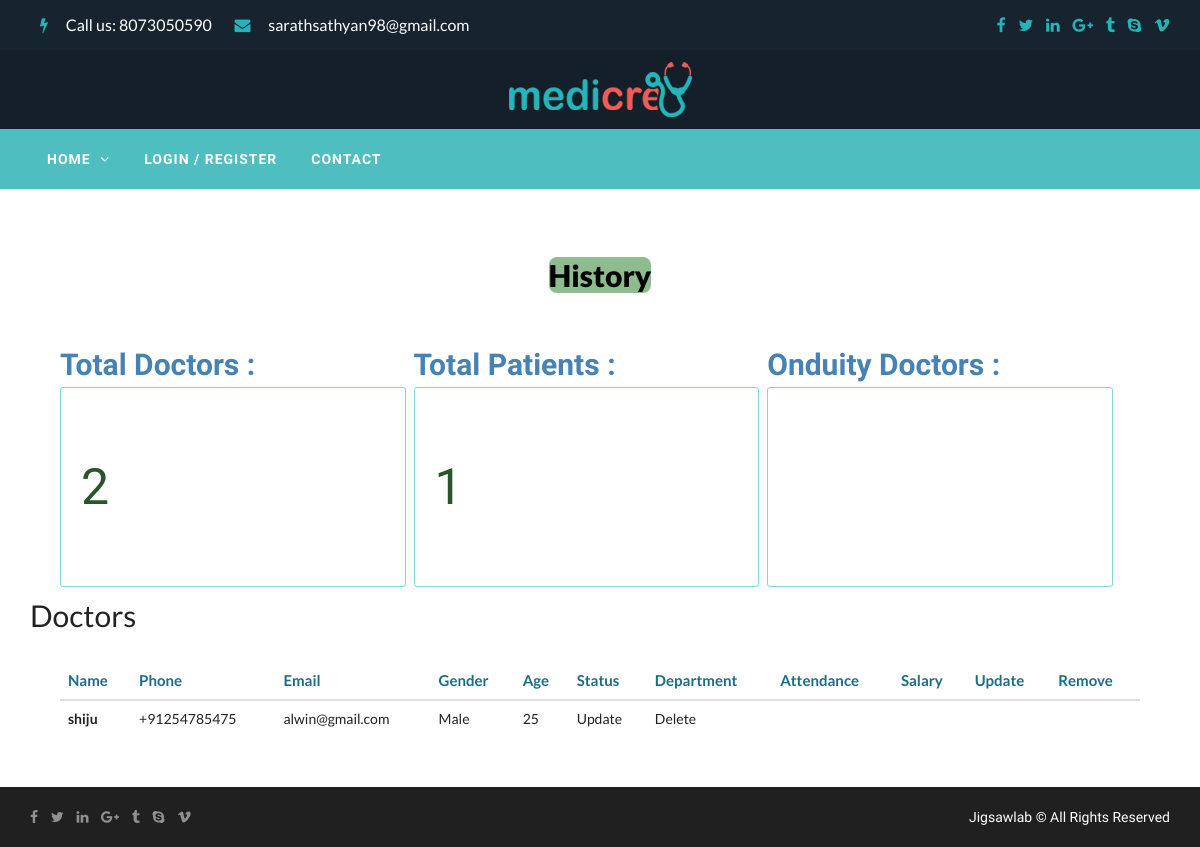
/hrDashboard/, run on an earlier commit of the app's database.
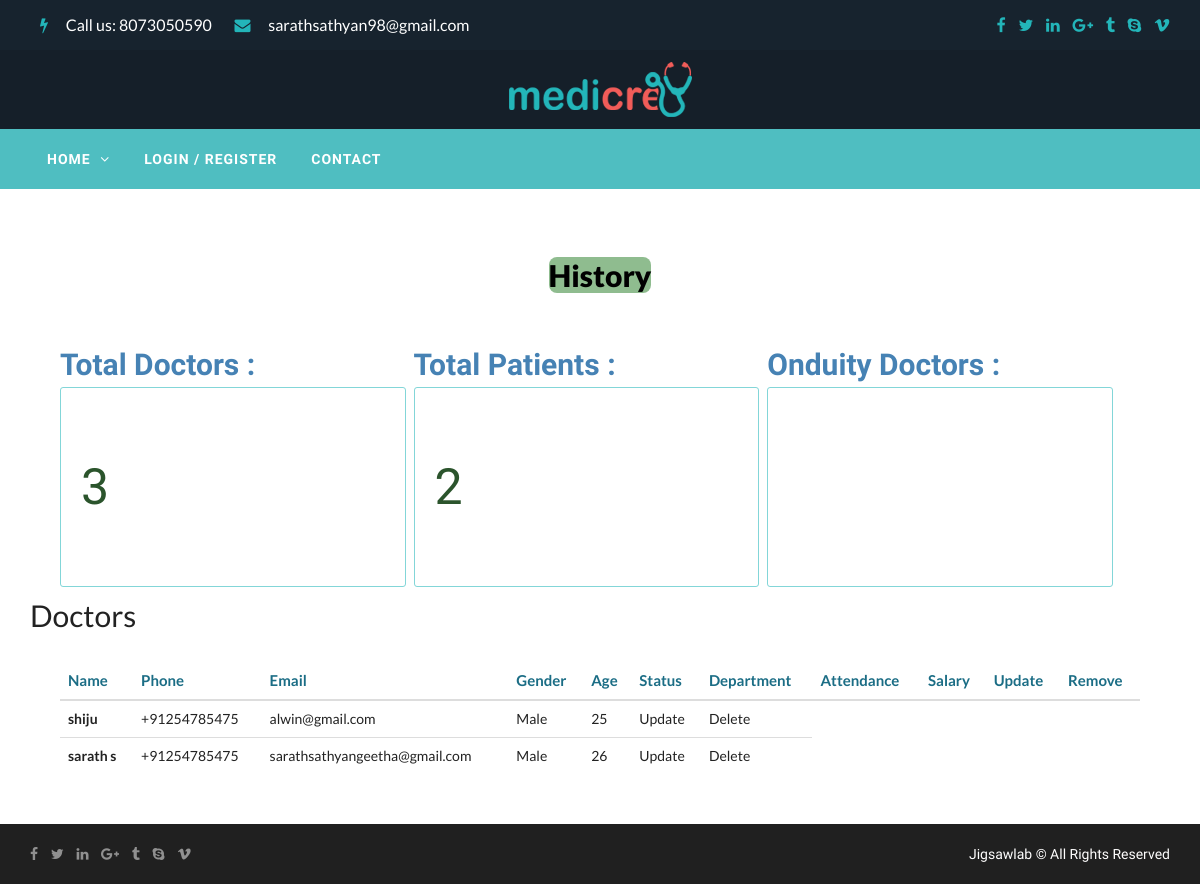
And on a later commit of the database.
### Hospital/models.py (models this page shows, shortened)
class CreatePatient(models.Model):
    name = models.CharField(max_length=100)
    phone = PhoneNumberField(null=False, blank=False, unique=False, default='+91')
    email = models.CharField(max_length=100)
    gender = models.CharField(max_length=50)
    age = models.IntegerField()
    address = models.CharField(max_length=100,null=True)
    out = models.CharField(max_length=100,null=True)
    paid = models.CharField(max_length=50,null=True)
    case = models.CharField(max_length=100,null=True)
    group = models.CharField(max_length=50,null=True)
    create_date = models.DateTimeField(default=datetime.now,null=True)

### Hospital/views.py (the view)
# urls.py: path('hrDashboard/',views.hrDash,name='hrDash'),
def hrDash(request):
    user = request.user
    doctors = UserMore.objects.all()
    patients = CreatePatient.objects.order_by('create_date')
    patient = patients.count()
    print(patient)
    context ={
        'patients':patients,
        'patient':patient,
        'more':doctors.count()
    }
    return render(request,"Hospital_Pages/hrDashboard.html",context)

### templates/Hospital_Pages/hrDashboard.html (shortened to what the changed rows need)
{% extends 'base.html' %}
{% load static %}
{% block content %}
    {% include 'partials/_header.html' %}
    <section class="top">
                        <div class="container">
                            <div class="row">
                                    <div class="col-sm-6 v3-homeform" style="width: 100%">
                                    <div class="about-form" style="background: transparent">
                                        <div class="form-title text-center">
                                            <h2 > <span class="head">History</span></h2>
                                        </div>
                                            <div class="v2-about-input" style="width: 32%;height: 25%">
                                            <p class="para"> Total Doctors :</p><input type="text" style="color: #2b542c;font-size: 50px" class="in_text" value="{{ more }}" readonly>
                                            </div>
                                        <div class="v2-about-input"style="width: 32%;height: 25%">
                                            <p class="para"> Total Patients :</p><input type="text" style="color: #2b542c;font-size: 50px"  class="in_text" value="{{ patient }}" readonly>
                                            </div>
                                    </div>
                                </div>
                            </div>
                            <div >
                            <div class="row">
                                    <div class="col-sm-6 v3-homeform" style="width: 100%">
                                    <h2 style="margin-top: 45px">Doctors</h2>
                                    <div class="about-form" style="background: transparent">
                                    <table class="table">
                                              <thead class="thead-light" style="color: #1b6d85;font-size: 15px">
                                                <tr>
                                                  <th scope="col">Name</th>
                                                  <th scope="col">Phone</th>
                                                  <th scope="col">Email</th>
                                                  <th scope="col">Gender</th>
                                                    <th scope="col">Age</th>
                                                    <th scope="col">Status</th>
                                                    <th scope="col">Department</th>
                                                    <th scope="col">Attendance</th>
                                                    <th scope="col">Salary</th>
                                                    <th scope="col">Update</th>
                                                    <th scope="col">Remove</th>
                                                </tr>
                                              </thead>
                                              <tbody>
                                              {% for m in patients %}
                                                <tr style="font-size: 14px">
                                                  <th scope="row">{{ m.name }}</th>
                                                  <td>{{ m.phone }}</td>
                                                  <td>{{ m.email }}</td>
                                                  <td>{{ m.gender }}</td>
                                                <td>{{ m.age }}</td>
                                                <td>Update</td>
                                                <td>Delete</td>
                                                </tr>
                                              {% endfor %}
                                              </tbody>
                                            </table>
                                    </div>
                                </div>
                            </div>
        </div>
                        </div>
    </section>
{% endblock %}

What changed in the data, as far as the page shows it:
added CreatePatient: name "sarath s", phone "+91254785475", email "sarathsathyangeetha@gmail.com", gender "Male", age "26"
Also different on the page:
form field more: "2" → "3"
form field patient: "1" → "2"
